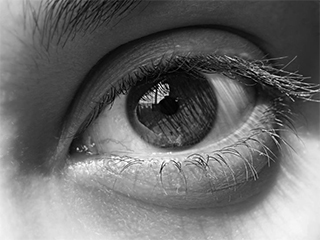
#> input picture proyecto/ex1/src1.jpg, 320 x 240 px; the run also reads 1 picture not shown here
$ jupyter execute Poisson_Blending.ipynb
#> lines starting #> are read from the running program, lines starting #| are printed output that depends on the picture; after the words box and inside, x2 and y2 are one past the last pixel; in counts of white or black regions, pixels touching at a corner belong together
# Poisson Blending
Contexto breve: Recordemos la primera vez que intentamos mezclar 2 imagenes que no tienen relación alguna, es probable que el resultado no fuera muy agradable, esto se debe a que las intensidades entre cada imagen puede que sean muy distintas entre si, creando un cambio bruzco entre la imagen de fondo y la que esta encima de.

Existe un método para "mezclar" una imagen fuente dentro de una imagen objetivo, conocido como Poisson Blending, aunque también es conocido como Gradient Domain Image Blending (Mezcla de imágenes en el dominio del gradiente) debido al uso de este operador.

# Explicación simplificada para Poisson Blending
El método es relativamente sencillo, sin embargo, las justificaciones mátematicas pueden llegar asustar un poco si se tiene poca experiencia en cálculo multidimensional. Por lo tanto, harémos una explicación un poco más simplificada para explicar el comportamiento general del algoritmo, enfocandonos simplemente en un vector de intensidades (una fila de pixeles, en lugar de una imagen de 2 dimensiones).

## Modelado y definiciones importantes
Antes de entrar de lleno al algoritmo, es importante hablar un poco de las bases de este modelo. Algunas palabras que usaremos son:
- Imagen objetivo: Representa la imagen que se encontrará en el fondo
- Imagen fuente: Representa la imagen que se colocará sobre la imagen fuente
- Intensidad: Cantidad de que tanto brilla un pixel (si solo esta en escala de grises)
### ¿Qué es el gradiente de una imagen?
El calculo del gradiente es muy importante, por lo que veremos como es que este se puede calcular en el caso de 1 dimensión.

Supongamos que tenemos nuestra imagen en escala de grises:

Cada pixel tiene su propio valor de intensidad, de la imagen notamos que tenemos 8 pixeles, los cuales contienen los valores de intensidad $I_1,...,I_8$. Para una mejor visualización de esto, podemos crear la siguiente gráfica discretizada:

Además, cada pixel tiene su propio valor de gradiente.

Nota:Cuando hablamos de gradiente en 1 dimensión, sabemos que esto se reduce al calculo de la derivada.

Supongamos que queremos calcular el gradiente del pixel 3, entonces tenemos:

$$
\frac{I_{3+\Delta p}-I_3}{\Delta p}
$$

Nuestro $\Delta p$ más pequeño es $1$ debido a la distancia entre los pixeles, esto nos deja:

$$
\frac{I_{3+ 1}-I_3}{1}= I_4-I_3=5-3=2
$$

Definimos el vector gradiente entre los pixeles <p,q> como:
$$
v_{p,q}=I_p-I_q = -v_{q,p}
$$

Vemos que el gradiente v_{p,q}, no es más que el cambio entre las intensidades desde q hasta p. Visualmente podemos ver esto como:

### Un pequeño problema
Ahora que sabemos como describir un pixel en terminos de intensidades y gradientes, podemos ver una aplicación sencilla.

Supongamos que por alguna razón, los pixeles 3, 4, 5 y 6 desaparecieron y no sabemos que intensidades tenian. Sin embargo, tenemos guardados los valores de los gradientes que le corresponden a estos 4 pixeles. Además, las intensidades de los pixeles 2 y 7 son conocidas, sabiendo esto, ¿Cuál es el valor de intensidad de los pixeles desaparecidos?

Si recordamos la definición del gradiente:
$$
\begin{align}
v_{p,q}&=I_p-I_q\\
I_p &= v_{p,q} + I_q
\end{align}
$$

Sustituyendo tenemos:
$$
\begin{align}
I_3 &= v_{3,2} + I_2\\
I_3 &= -1 + 4\\
I_3 &= 3
\end{align}
$$

Ahora, que conocemos $I_3$, es fácil notar que siguiendo el mismo procedimiento, podemos encontrar $I_4$, y los demás pixeles, consiguiendo reconstruir la imagen original.
Esto fue gracias a 2 cosas, conociamos los gradientes de los pixeles desconocidos y conociamos los valores de frontera o limites que estaban a la izquierda y derecha de nuestros pixeles perdidos.

Visto de otra forma, para nosotros poder reconstruir una imagen, ocupamos encontrar los valores de intensidad $I_p$, $I_q$, cuya diferencia entre ellos sea minima, respecto a la diferencia de ellos a su gradiente, $(I_p - I_q - v_{p,q})^2$, usamos el cuadrado ya que lo unico que nos importa es que la cantidad sea pequeña. Si la diferencia entre las intensidades, es muy parecida al gradiente entre los pixeles, entonces la imagen será muy similar a la imagen original

En general, una imagen puede ser reconstruida si minimizamos el valor de la función de energía $h$:

$$
h(I_u,...,I_k)= (I_u - I_{(u-1)} - v_{u,u-1})^2 + (I_{(u-1)} - I_u - v_{u-1,u})^2+...+(I_k - I_{(k-1)} - v_{k,k-1})^2 + (I_{(k-1)} - I_k - v_{k-1,k})^2
$$

$$
h = \sum_{j=u}^{k} (I_j - I_{(j-1)} - v_{j,j-1})^2 + (I_{(j-1)} - I_j - v_{j-1,j})^2,\quad u,...,k = \text{pixeles a reconstruir}
$$

La función de energia $h$ nos mide que tanto se parecen los gradientes originales con los gradientes nuevos, minimizando esta función conseguimos reconstruir nuestra imagen.

Para nuestro caso particular, la función de energía sería:

$$
\begin{align}
h(I_3,I_4,I_5,I_6)&= (I_3 - I_{2} - v_{3,2})^2 + (I_{2} - I_3 - v_{2,3})^2\\
&+(I_4 - I_{3} - v_{4,3})^2 + (I_{3} - I_4 - v_{3,4})^2\\
&+(I_5 - I_{4} - v_{5,4})^2 + (I_{4} - I_5 - v_{4,5})^2\\
&+(I_6 - I_{5} - v_{6,5})^2 + (I_{5} - I_6 - v_{5,6})^2\\
&+(I_7 - I_{6} - v_{7,6})^2 + (I_{6} - I_7 - v_{6,7})^2
\end{align}
$$

M

Ocupamos minimizar esta función, como simplemente es una función cuadratica, igualamos su derivada a cero respecto a cada pixel a reconstruir, viendo un caso particular, usamos un caso dónde no nos encontramos en la frontera, por ejemplo $I_5$. También como sabemos $v_{p,q} = -v_{q,p}$, tenemos:
$$
\begin{align}
\frac{\partial{h}}{\partial{I_5}} &= 0\\
2(I_5−I_4−v_{5,4})−2(I_4−I_5−v_{4,5})−2(I_6−I_5−v_{6,5})+2(I_5−I_6−v_{5,6}) &= 0\\
I_5−I_4−v_{5,4}−I_4+I_5+v_{4,5}−I_6+I_5+v_{6,5}+I_5−I_6−v_{5,6} &= 0\\
4I_5−2I_6−2I_4−v_{5,4}+v_{4,5}+v_{6,5}−v_{5,6} &= 0\\
4I_5−2I_6−2I_4−2v_{5,4}−2v_{5,6} &= 0\\
2I_5−I_6−I_4−v_{5,4}−v_{5,6} &= 0\\
2I_5−I_6−I_4 &= v_{5,4}+v_{5,6} =-3\\
2I_5−I_6−I_4 &=-3
\end{align}
$$

Tenemos que nuestros valores conocidos, a la derecha de la igualdad, son simplemente nuestros gradientes, mientras que a la izquierda solo tenemos valores desconocidos.

Para el caso donde el pixel a reconstruir es frontera, por ejemplo $I_3$ tenemos:
$$
\begin{align}
\frac{\partial{h}}{\partial{I_3}} &= 0\\
2(I_3−I_2−v_{3,2})−2(I_2−I_3−v_{2,3})−2(I_4−I_3−v_{4,3})+2(I_3−I_4−v_{3,4}) &= 0\\
4I_3−2I_4−2I_2−2v_{3,2}−2v_{3,4} &= 0\\
2I_3−I_4−I_2−v_{3,2}−v_{3,4} &= 0\\
2I_3−I_4−I_2 &= v_{3,2}+v_{3,4}\\
2I_3−I_4 &= v_{3,2}+v_{3,4} + I_2 = 1\\
2I_3−I_4 &=1
\end{align}
$$

Notamos que llegamos a una expresión similar, sin embargo, al ser un pixel de frontero, $I_2$, pertenece a nuestras condiciones de frontera, por lo que la ecuación se simplifica.

Aplicando las demas derivadas, llegamos al siguiente sistema de ecuaciones lineales:

$$
\begin{align}
2I_3−I_4 &=1\\
2I_4−I_3−I_5 &=3\\
2I_5−I_6−I_4 &=-3\\
2I_6−I_5 &=8
\end{align}
$$

Resolviendo este sistema por cualquier método deseado, obtenemos nuestros valores de intensidad perdidos.
# __________________________________________________________

## Aplicación de lo visto para la mezcla de imagenes
Hasta el momento, solo hemos hablado sobre como calcular el gradiente de los pixeles, y un pequeño problema donde se reconstruyeron las intensidades de una imagen, en la cual solo se conocian sus gradientes originales.
Sin embargo, estos 2 aspectos vistos, son suficientes para mezclar 2 imagenes.

Supongamos que tenemos una imagen fuente (esta será la imagen que queremos recortar y pegar en algun destino)

la cual tiene ciertos valores de intensidad, como vemos en la siguiente imagen:

Definimos como mascara o región fuente, a la sección de imagen que queremos colocar en nuestra imagen destino, en nuestro ejemplo seran los pixeles 3, 4, 5 y 6:

La imagen destino, es aquella en donde queremos colocar la región fuente que recortamos de nuestra imagen fuente, para nuestro ejemplo usaremos la siguiente imagen:

Si pegamos las intensidades de los pixeles tal y como estan en la imagen fuente, tendríamos:

Es fácil notar que esta imagen, tiene una región con mucho brillo mientras que otra no.
Viendola desde un gráfico de intensidades, vemos esto aún más claro:

Las regiones de alto brillo, pueden llegar a producir un borde "natural" entre la region fuente y la región imagen destino, lo que provoca una visualización poco agradable, parecido a lo que ocurre en la siguiente image

Esto representa un problema si realmente queremos que nuestra mezcla se vea natural.
## Entonces, ¿Cómo solucionamos estos cambios bruscos de intensidades?
Bueno, si recordamos un poco nuestro problema que análizamos anteriormente, donde teniamos una cierta imagen, la cuál por alguna razón perdía las intensidades en una región, sin embargo conociamos los gradientes de esos pixeles perdidos, es algo que podemos aplica aquí.
Vamos a suponer que los pixeles de la imagen destino, que corresponden a los pixeles de la región fuente se perdieron, además calcularemos los gradientes de los pixeles de la imagen fuente en la región fuente.
Siguiendo el mismo procedimiento que en el problema original, formamos la función de energía, donde las intensidades que se encuentran en la frontera perteneciente a la imagen destino, son conocidos, mientras que las intensidades $I_n$ perteneciente a la región fuente, son desconocidas. Además los gradientes corresponden a la imagen fuente, usando las consideraciones anteriores tenemos:

$$
\begin{align}
h(I_3,I_4,I_5,I_6)&= (I_3 - I_{2} - v_{3,2})^2 + (I_{2} - I_3 - v_{2,3})^2\\
&+(I_4 - I_{3} - v_{4,3})^2 + (I_{3} - I_4 - v_{3,4})^2\\
&+(I_5 - I_{4} - v_{5,4})^2 + (I_{4} - I_5 - v_{4,5})^2\\
&+(I_6 - I_{5} - v_{6,5})^2 + (I_{5} - I_6 - v_{5,6})^2\\
&+(I_7 - I_{6} - v_{7,6})^2 + (I_{6} - I_7 - v_{6,7})^2
\end{align}
$$

Minimizando h, encontramos los valores minimos que deben tener los valores de intensidad $I_3, I_4,I_5,I_6$.
Derivando la función de energía respecto a cada pixel llegamos al sistema de ecuaciones:

$$
\begin{align}
2I_3−I_4 &=10\\
2I_4−I_3−I_5 &=-8\\
2I_5−I_6−I_4 &=9\\
2I_6−I_5 &=1
\end{align}
$$

Cuyas soluciones son:

$$
\begin{align}
I_3 &=7\\
I_4 &=4\\
I_5 &=9\\
I_6 &=5
\end{align}
$$

Cuya visualizaciones son las siguientes:

[cell 1]
# librerias
import numpy as np
import cv2 as cv
import matplotlib.pyplot as plt
from scipy.sparse import lil_matrix
from scipy.sparse.linalg import spsolve
from matplotlib.colors import ListedColormap

[cell 2]
def poisson_blending(src, mask, target, x0=0, y0=0):
    # --- Me aseguro de los tipos de datos ---
    mask = mask.astype(np.uint8)
    src = src.astype(np.float64)
    target = target.astype(np.float64)

    h_mask, w_mask = mask.shape
    h_target, w_target = target.shape

    # --- Índices de píxeles válidos dentro de la mascara---
    r_idx, c_idx = np.where(mask > 0)
    N = len(r_idx)
    pixel_index = -np.ones_like(mask, dtype=int)
    pixel_index[r_idx, c_idx] = np.arange(N)

    # --- Inicializando variables del sistema AI = B ---
    A = lil_matrix((N, N), dtype=np.float64)
    B = np.zeros(N, dtype=np.float64)

    # --- Construyendo la matriz A y matriz B

    for p in range(N):
        i, j = r_idx[p], c_idx[p]
        A[p,p] = 4.0
        sum_v = 0.0

        # Vecino arriba y abajo, izquierdo y derecho.
        q_neighbors = [(i-1,j),(i+1,j),(i,j-1),(i,j+1)]

        for nr,nc in q_neighbors:
            if 0 <= nr < src.shape[0] and 0 <= nc < src.shape[1]:
                if pixel_index[nr,nc] != -1:
                    # Es una intensidad desconocida, estamos en el caso:
                    # 4I_n (( - I_v1 )) = ...
                    A[p, pixel_index[nr, nc]] = -1.0
                else:
                    # La intensidad en este caso, al ser frontera, es conocida, por lo tanto se suma
                    # en el lado derecho:
                    # 4I_n - ... = v_1 + v_2 + v_3 + v_4 + ((  I_vn ))
                    abs_y, abs_x = y0 + nr, x0+ nc
                    if 0 <= abs_y < target.shape[0] and 0 <= abs_x < target.shape[1]:
                        B[p] += target[abs_y,abs_x]
                # Sumamos el gradiente del vecino, estamos haciendo:
                # # 4I_n - ... = (( v_1 + v_2 + v_3 + v_4 )) +  ...
                sum_v += src[i, j] - src[nr, nc]
            else:
                A[p,p] -= 1
        B[p] += sum_v


    # --- Resolviendo el sistema ---
    blended = target.copy()

    I = spsolve(A.tocsr(), B)
    I = np.clip(I, 0, 255)

    for p in range(N):
        i, j = r_idx[p], c_idx[p]
        blended[y0 + i, x0 + j] = I[p]

    return blended.astype(np.uint8)

[cell 3]
def poisson_blending2(src, mask, target, x0=0, y0=0):
    # --- Me aseguro de los tipos de datos ---
    mask = mask.astype(np.uint8)
    src = src.astype(np.float64)
    target = target.astype(np.float64)

    h_mask, w_mask = mask.shape
    h_target, w_target = target.shape

    # --- Índices de píxeles válidos dentro de la mascara---
    r_idx, c_idx = np.where(mask > 0)
    N = len(r_idx)
    pixel_index = -np.ones_like(mask, dtype=int)
    pixel_index[r_idx, c_idx] = np.arange(N)

    # --- Construir sistema Ax = B ---
    A = lil_matrix((N, N), dtype=np.float64)
    B = np.zeros(N, dtype=np.float64)

    for p in range(N):
        i, j = r_idx[p], c_idx[p]
        A[p,p] = 4.0
        sum_v = 0.0

        # Vecino arriba y abajo, izquierdo y derecho.
        q_neighbors = [(i-1,j),(i+1,j),(i,j-1),(i,j+1)]

        for nr,nc in q_neighbors:
            if 0 <= nr < src.shape[0] and 0 <= nc < src.shape[1]:
                if pixel_index[nr,nc] != -1:
                    # Es una intensidad desconocida, estamos en el caso:
                    # 4I_n (( - I_v1 )) = ...
                    A[p, pixel_index[nr, nc]] = -1.0
                else:
                    # La intensidad en este caso, al ser frontera, es conocida, por lo tanto se suma
                    # en el lado derecho:
                    # 4I_n - ... = v_1 + v_2 + v_3 + v_4 + ((  I_vn ))
                    abs_y, abs_x = y0 + nr, x0+ nc
                    if 0 <= abs_y < target.shape[0] and 0 <= abs_x < target.shape[1]:
                        B[p] += target[abs_y,abs_x]
                # Sumamos el gradiente del vecino, estamos haciendo:
                # # 4I_n - ... = (( v_1 + v_2 + v_3 + v_4 )) +  ...
                sum_v += src[i, j] - src[nr, nc]
        B[p] += sum_v


        # --- Resolver sistema ---
    blended = target.copy()

    I = spsolve(A.tocsr(), B)
    I = np.clip(I, 0, 255)

    for p in range(N):
        i, j = r_idx[p], c_idx[p]
        blended[y0 + i, x0 + j] = I[p]

    return blended.astype(np.uint8)

[cell 4]
def blend(src, mask, target, x0=0, y0=0):
    # --- Me aseguro de los tipos de datos ---
    mask = mask.astype(np.uint8)
    src = src.astype(np.float64)
    target = target.astype(np.float64)

    h_mask, w_mask = mask.shape
    h_target, w_target = target.shape

    blended = target.copy()

    for i in range(h_mask):
        for j in range(w_mask):
            if mask[i,j] == 1:
                blended[y0+i,x0+j] = src[i,j]

    return blended.astype(np.uint8)

[cell 5]
A = np.array([[0,0,0,0],[0,1,1,0],[0,1,1,0],[0,0,0,0]],dtype=np.uint8)
r_idx, c_idx = np.where(A > 0)
N = len(r_idx)
pixel_index = -np.ones_like(A, dtype=int)
pixel_index[r_idx, c_idx] = np.arange(N)
# B = (
print(A)
print(r_idx)
print(c_idx)
print(N)
print(pixel_index)

for p in range(N):
    i, j = r_idx[p], c_idx[p]
    A[p,p] = 4.0
    sum_v = 0.0

    # Vecino arriba y abajo, izquierdo y derecho.
    q_neighbors = [(i-1,j),(i+1,j),(i,j-1),(i,j+1)]
    print(q_neighbors)

[cell 6]
# Ejemplo 1 -----> falta normalizar la mascara, se usa la forma incorrecta
src = cv.imread("./ex1/src1.jpg",cv.IMREAD_GRAYSCALE)
#> src is the input picture: shape (240, 320); min 0, max 255, mean 108.7
mask = cv.imread("./ex1/mask.jpg",cv.IMREAD_GRAYSCALE)
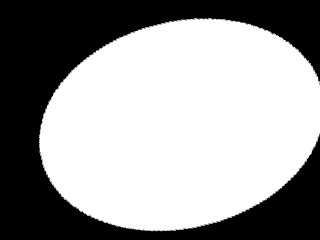
#> input picture proyecto/ex1/mask.jpg, 320 x 240 px
#> mask is the input picture: shape (240, 320); min 0, max 255, mean 155.2
target = cv.imread("./ex1/target.jpg",cv.IMREAD_GRAYSCALE)
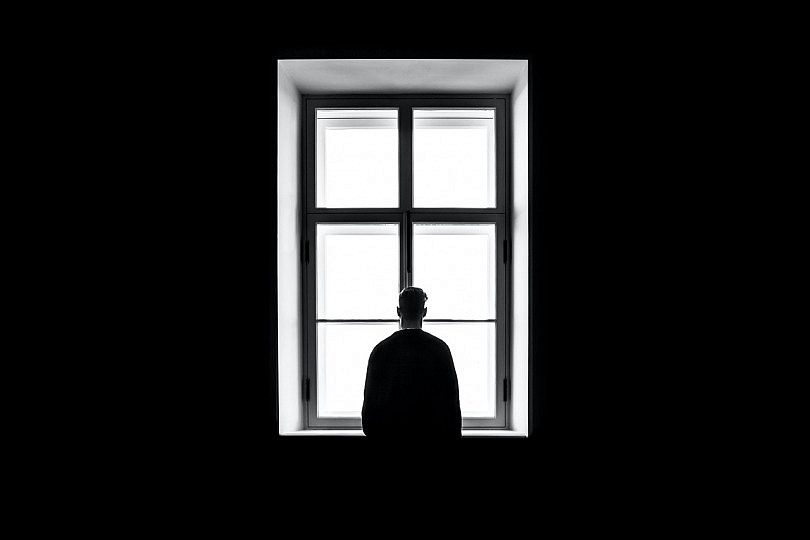
#> input picture proyecto/ex1/target.jpg, 810 x 540 px

mask = np.clip(mask, 0, 1)
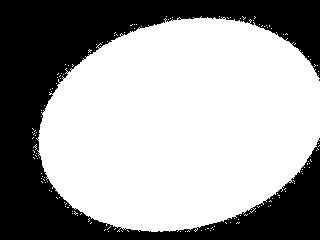
#> mask: shape (240, 320); values 0 (black) and 1 (white), 62% white; 2 black regions (1 under 20 px), largest, box (x1, y1, x2, y2) and area: (0, 0, 320, 240) 29172

print(src.shape)
#| (240, 320)
print(mask.shape)
#| (240, 320)
print(target.shape)
#| (540, 810)
print(mask.max())
#| 1

cmap = ListedColormap(['black', 'red'])

plt.subplot(1,3,1)
plt.imshow(src,cmap="gray")
plt.title('Source Image')
plt.axis('off')

plt.subplot(1,3,2)
plt.imshow(mask,cmap=cmap)
plt.title('Mask')
plt.axis('off')

plt.subplot(1,3,3)
plt.imshow(target,cmap="gray")
plt.title('Target Image')
plt.axis('off')


plt.show()
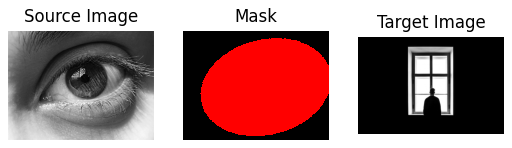
#> figure drawn by matplotlib, 3 panels

result = poisson_blending(src,mask,target,100,50)
#> in poisson_blending, `N = len(r_idx)`: N = 47626
#> in poisson_blending, `pixel_index[r_idx, c_idx] = np.arange(N)`:
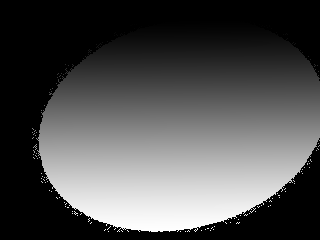
#> pixel_index: shape (240, 320) int64; min -1, max 47625, mean 14766.5; drawn with min black and max white
#> the loop in poisson_blending, `for p in range(N):` made 47626 passes
#> (i, j, q_neighbors) on passes 1 to 3: (16, 166, [(15, 166), (17, 166), (16, 165), (16, 167)]), (16, 201, [(15, 201), (17, 201), (16, 200), (16, 202)]), (16, 219, [(15, 219), (17, 219), (16, 218), (16, 220)])
#> the loop in poisson_blending, `for p in range(N):` made 47626 passes
#> (i, j) on passes 1 to 3: (16, 166), (16, 201), (16, 219)
#> after the loop in poisson_blending, `for p in range(N):`:
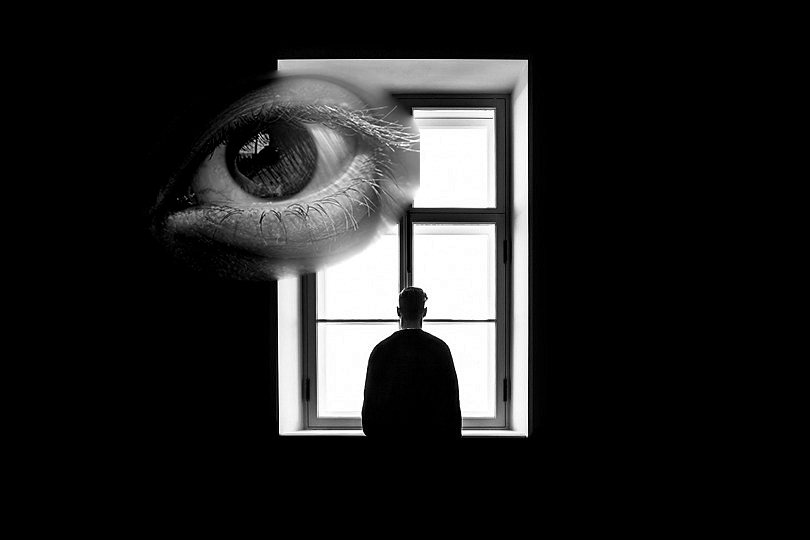
#> blended: shape (540, 810) float64; min 0, max 255, mean 34.9

plt.figure(figsize=(60,60))

plt.subplot(3,1,1)
plt.imshow(src,cmap="gray")
plt.title('Source Image')
plt.axis('off')

plt.subplot(3,1,2)
plt.imshow(target,cmap="gray")
plt.title('Target Image')
plt.axis('off')

plt.subplot(3,1,3)
plt.imshow(result,cmap="gray")
plt.title('Result')
plt.axis('off')
plt.show()

[cell 7]
# Ejemplo 1 ---------> suponiendo vecinos constantes y no constantes
src = cv.imread("./ex1/src1.jpg",cv.IMREAD_GRAYSCALE)
mask = cv.imread("./ex1/mask.jpg",cv.IMREAD_GRAYSCALE)
target = cv.imread("./ex1/target.jpg",cv.IMREAD_GRAYSCALE)


result = poisson_blending(src,mask,target,0,50)
#> call 2 of poisson_blending, with x0 = 0, y0 = 50
#> the loop in poisson_blending (call 2), `for p in range(N):` made 47626 passes
#> the loop in poisson_blending (call 2), `for p in range(N):` made 47626 passes
#> after the loop in poisson_blending (call 2), `for p in range(N):`:
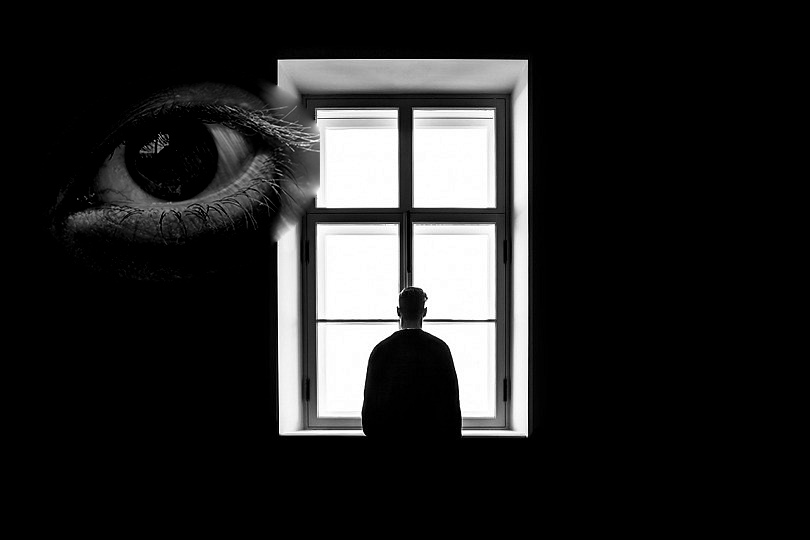
#> blended: shape (540, 810) float64; min 0, max 255, mean 37.2
result2 = poisson_blending2(src,mask,target,0,50)
#> after the loop in poisson_blending2, `for p in range(N):`:
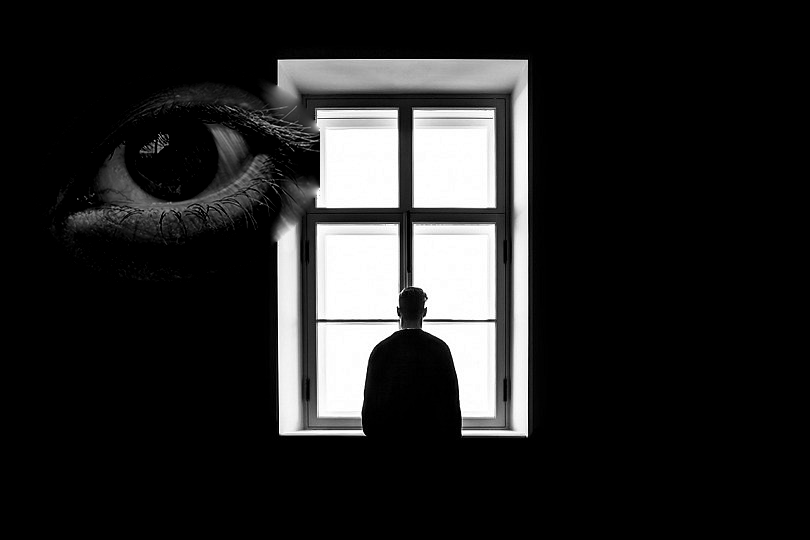
#> blended: shape (540, 810) float64; min 0, max 255, mean 36.5

plt.figure(figsize=(60,60))

plt.subplot(1,2,1)
plt.imshow(result,cmap="gray")
plt.title('Source Image')
plt.axis('off')

plt.subplot(1,2,2)
plt.imshow(result2,cmap="gray")
plt.title('Target Image')
plt.axis('off')

plt.show()
#> (the rest of the program and of its run is left out)
